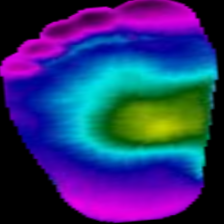
#> input picture train/Control Group/CG009_M_R-rotated1-rotated1.png, 224 x 224 px; its folder holds only this picture in this run
$ python -i 01_process_data.py   (imports and definitions only)
#> lines starting #> are read from the running program, lines starting #| are printed output that depends on the picture; after the words box and inside, x2 and y2 are one past the last pixel; in counts of white or black regions, pixels touching at a corner belong together
import os
import cv2
import numpy as np
import pandas as pd

def extract_foot_temperatures(image_path):
    img = cv2.imread(image_path)
#> img is the input picture: shape (224, 224, 3); mean B, G, R 114.2, 49.9, 45.7
    if img is None:
        return None

    # Convert to grayscale to map intensity to temperature
    gray = cv2.cvtColor(img, cv2.COLOR_BGR2GRAY)
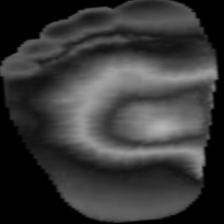
#> gray: shape (224, 224); min 0, max 181, mean 56

    # Mask out cold background (threshold out pixels close to ambient/black)
    _, mask = cv2.threshold(gray, 30, 255, cv2.THRESH_BINARY)
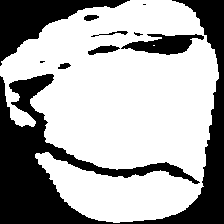
#> mask: shape (224, 224); 65.9% white; 10 black regions (3 under 20 px), largest, box (x1, y1, x2, y2) and area: (0, 0, 224, 224) 12716, (0, 0, 130, 66) 3036, (121, 34, 204, 55) 964

    # Approximate physical foot surface range: 26.0°C to 36.0°C
    temp_map = 26.0 + (gray.astype(np.float32) / 255.0) * 10.0
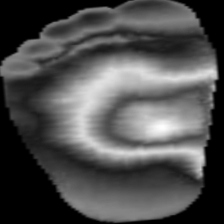
#> temp_map: shape (224, 224) float32; min 26, max 33.1, mean 28.2; drawn with min black and max white

    # Isolate coordinates belonging to the foot
    coords = cv2.findNonZero(mask)
#> coords = contour of 33076 points, box (x1, y1, x2, y2) (0, 0, 219, 223), area 696
    if coords is None:
        return None

    x, y, w, h = cv2.boundingRect(coords)
#> x = 0; y = 0; w = 219; h = 223

    # Segment vertically into three primary regions of interest
    toes_region = temp_map[y : y + int(h * 0.33), x : x + w]
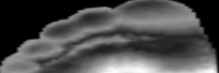
#> toes_region: shape (73, 219) float32; min 26, max 32.2, mean 27.9; drawn with min black and max white
    toes_mask = mask[y : y + int(h * 0.33), x : x + w]
#> toes_mask: shape (73, 219); 66.2% white; 10 black regions (3 under 20 px), largest, box (x1, y1, x2, y2) and area: (0, 0, 130, 66) 3036, (172, 0, 219, 72) 1026, (121, 34, 204, 55) 964

    midfoot_region = temp_map[y + int(h * 0.33) : y + int(h * 0.66), x : x + w]
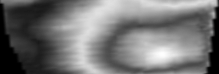
#> midfoot_region: shape (74, 219) float32; min 26, max 33.1, mean 29.2; drawn with min black and max white
    midfoot_mask = mask[y + int(h * 0.33) : y + int(h * 0.66), x : x + w]
#> midfoot_mask: shape (74, 219); 82.5% white; 2 black regions, box (x1, y1, x2, y2) and area: (0, 1, 55, 74) 2372, (207, 6, 219, 74) 464

    heel_region = temp_map[y + int(h * 0.66) : y + h, x : x + w]
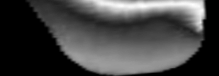
#> heel_region: shape (76, 219) float32; min 26, max 32.12, mean 27.7; drawn with min black and max white
    heel_mask = mask[y + int(h * 0.66) : y + h, x : x + w]
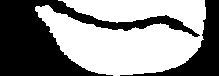
#> heel_mask: shape (76, 219); 54.8% white; 2 black regions, box (x1, y1, x2, y2) and area: (0, 0, 200, 76) 5669, (120, 0, 219, 76) 1846

    # Calculate mean temperatures excluding black background
    toes_temp = toes_region[toes_mask > 0].mean() if np.any(toes_mask > 0) else 28.0
#> toes_temp = 28.69
    mid_temp = midfoot_region[midfoot_mask > 0].mean() if np.any(midfoot_mask > 0) else 28.0
#> mid_temp = 29.81
    heel_temp = heel_region[heel_mask > 0].mean() if np.any(heel_mask > 0) else 28.0
#> heel_temp = 28.84

    return float(toes_temp), float(mid_temp), float(heel_temp)

# [44 lines left out: function build_dataset, not called in this run]

# [2 lines not run here, left out]

>>> result = extract_foot_temperatures('train/Control Group/CG009_M_R-rotated1-rotated1.png')
#> result = (28.69, 29.81, 28.84)

$ run again, on train/Control Group/CG010_M_R-rotated1-rotated2.png
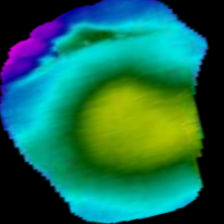
#> input picture train/Control Group/CG010_M_R-rotated1-rotated2.png, 224 x 224 px
#> in extract_foot_temperatures, img is the input picture: shape (224, 224, 3); mean B, G, R 81.6, 106.3, 25.7
#> in extract_foot_temperatures, `_, mask = cv2.threshold(gray, 30, 255, cv2.THRESH_BINARY)`:
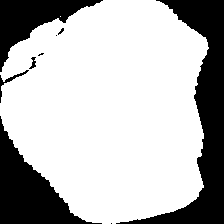
#> mask: shape (224, 224); 72.6% white; 9 black regions (4 under 20 px), largest, box (x1, y1, x2, y2) and area: (116, 0, 224, 224) 6824, (0, 116, 102, 224) 4068, (0, 0, 103, 72) 2646, (0, 70, 29, 103) 122, (29, 57, 36, 69) 41
#> coords = contour of 36446 points, box (x1, y1, x2, y2) (0, 0, 209, 224), area 512
#> x = 0; w = 209; h = 224
#> toes_mask: shape (73, 209); 74.2% white; 8 black regions (4 under 20 px), largest, box (x1, y1, x2, y2) and area: (0, 0, 103, 72) 2646, (156, 0, 209, 47) 1070, (199, 49, 209, 73) 134, (29, 57, 36, 69) 41
#> midfoot_mask: shape (74, 209); 93.1% white; 3 black regions, box (x1, y1, x2, y2) and area: (194, 0, 209, 74) 742, (0, 43, 14, 74) 210, (0, 0, 26, 30) 112
#> in extract_foot_temperatures, `heel_mask = mask[y + int(h * 0.66) : y + h, x : x + w]`:
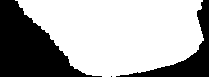
#> heel_mask: shape (77, 209); 66.6% white; 3 black regions (1 under 20 px), largest, box (x1, y1, x2, y2) and area: (0, 0, 102, 77) 3858, (116, 0, 209, 77) 1518
#> toes_temp = 30.18
#> mid_temp = 30.48
#> heel_temp = 30.07
#> result = (30.18, 30.48, 30.07)
